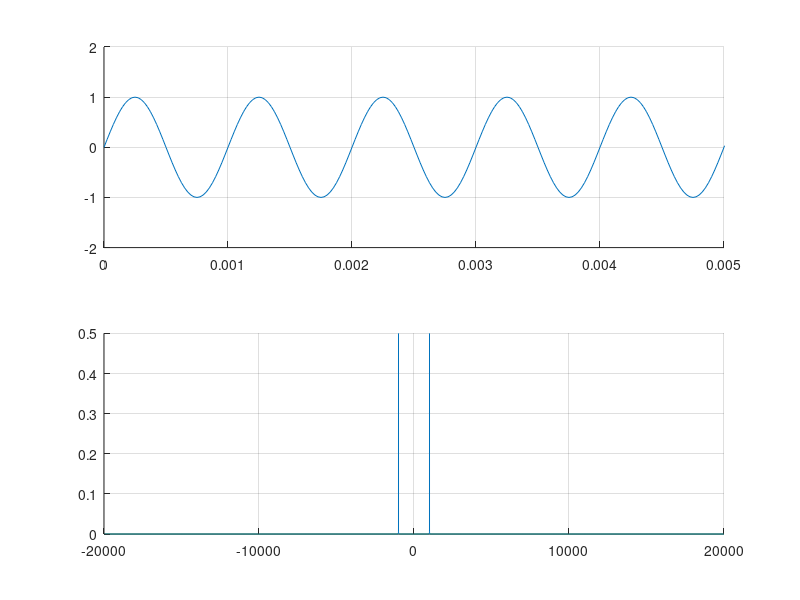

Write MATLAB code to recreate this figure.
clear all; close all; clc;

f= 1000;
T= 1/f;

fs = 40 * f;
ts = 1/fs;
phi = 0;

t = 0 : ts : 1;
x_t= sin(2*pi*f*t + phi);

figure;
subplot(2,1,1); hold on; grid on;
plot(t,x_t);
#stem - dá para usar essa também, pois mostra as amostras (sinal amostrado)
xlim([0 5*T]);
ylim([-2 2]);

# transformada de fourier - fourier fast transform
X_f = fft(x_t)/length(x_t);
X_f = fftshift(X_f);

passo_f = length(t)/(fs+1);
f = -fs/2 : passo_f : fs/2;

subplot(2,1,2); hold on; grid on;
plot(f, abs(X_f));

# gerar soma de 3 conssenos

# gerar uma onda quadrada